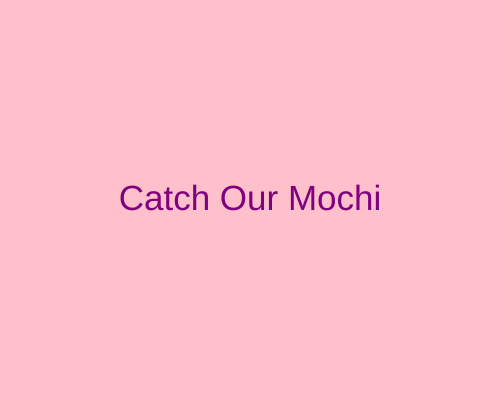
Frame 1 (no input)
Frame 60 (no input): identical to frame 1, image omitted
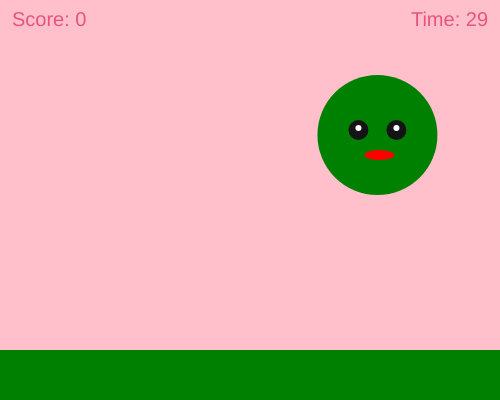
Frame 120 (the mouse pressed at the canvas centre since frame 60)

The p5.js sketch that drew these frames (run headless with seeded random() and noise() and a simulated clock; from frame 60 on, the mouse is pressed at the canvas centre):

// p5.js sketch
// ── sketch.js
let ghost;
let score = 0;
let duration = 30;
let startTime;
let state = 'start';
let spawnEvery = 60;
function setup() {
  createCanvas(500, 400);
  spawnGhost();
}
function draw() {
  background("#FFC0CB");

  if (state === 'start') {
    textAlign(CENTER, CENTER);
    fill("#800080");
    textSize(35);
    text('Catch Our Mochi', width / 2, height / 2);
    return;
  }
fill("#008000");
  rect(0, 350, 800, 60);
  if (state === 'over') {
    textAlign(CENTER, CENTER);
    fill("#800080");
    textSize(35);
    text('KHEL KHATAM BETA\nScore: ' + score + '\nAGAINN!!!', width / 2, height / 2);
    return;
  }

   let elapsed = (millis() - startTime) / 1000;
  let timeLeft = max(0, duration - elapsed);
  if (timeLeft <= 0) {
    state = 'over';
    return;
  }
  if (frameCount % spawnEvery === 0) spawnGhost();
  drawGhost(ghost.x, ghost.y);

  textAlign(LEFT, TOP);
  fill("#E75480");
  textSize(20);
  text('Score: ' + score, 12, 10);
  textAlign(RIGHT, TOP);
  text('Time: ' + ceil(timeLeft), width - 12, 10);
}
function mousePressed() {
  if (state === 'start' || state === 'over') {
    state = 'play';
    score = 0;
    startTime = millis();
    spawnGhost();
    return;
  }
  if (dist(mouseX, mouseY, ghost.x, ghost.y) < 30) {
    score++;
    spawnGhost();
  }
}
function spawnGhost() {
  ghost = { x: random(40, width - 40), y: random(40, height - 40) };
}

function drawGhost(x, y) {
  noStroke();
  fill("#DAB1DA", 2, 23);
  ellipse(x, y, 120, 120);
  fill(20);
  ellipse(x - 19, y - 5, 20);
  ellipse(x + 19, y - 5, 20);
  fill(255)
  ellipse(x - 19, y - 7, 6);
  ellipse(x + 19, y - 7, 6);
  
  fill("#FF0000");
  arc(x+ 2, y+ 20, 30, 10, 100, 200, CHORD);
}
